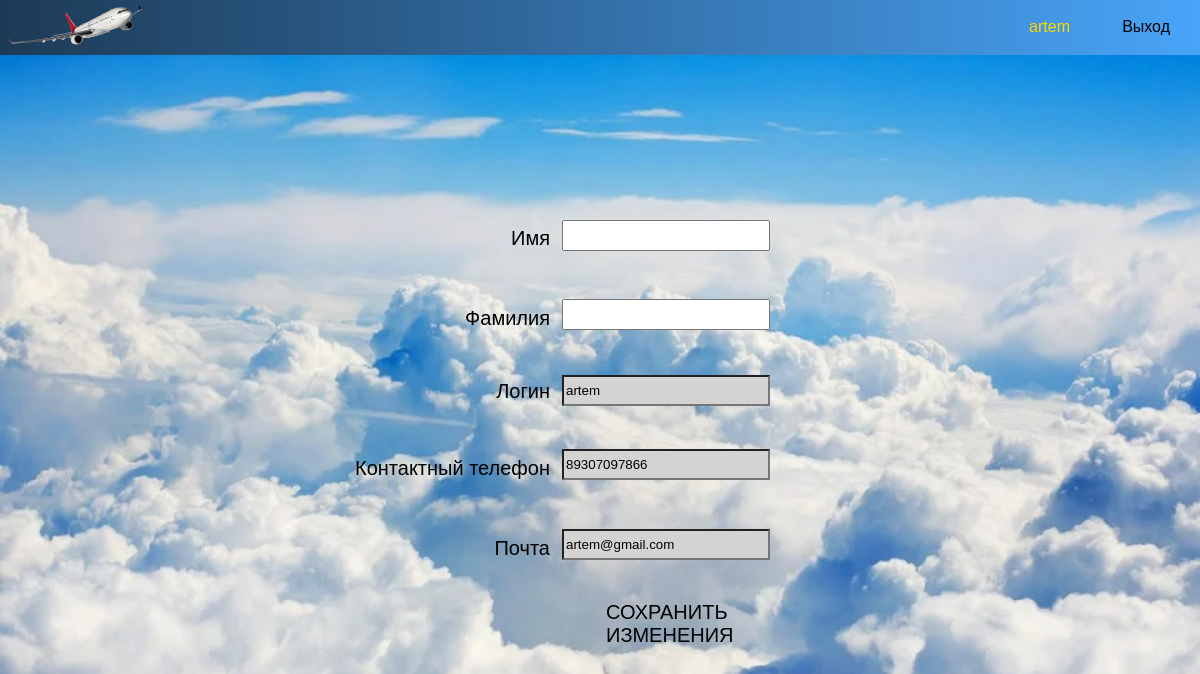
/users/profile/ (signed in), run on the app's committed database.
### users/models.py (models this page shows)
class User(AbstractUser):
    phone = models.DecimalField(max_digits=15, decimal_places=0, default=0)

### users/views.py (the view)
# urls.py: path('users/profile', UsersProfile.as_view(), name='UsersProfile'),
def profile(request):
    if request.method == 'POST':
        form = UserProfile(data=request.POST, instance=request.user)
        if form.is_valid():
            form.save()
            return HttpResponseRedirect(reverse('users:profile'))
    else:
        form = UserProfile(instance=request.user)
    context = {
        'form': form,
        'login': User.objects.all()
    }
    return render(request, 'users/profile.html', context)

### users/forms.py
class UserProfile(UserChangeForm):
    username = forms.CharField(widget=forms.TextInput(attrs={'readonly': True, 'id': 'r_izm_uname'}))
    phone = forms.DecimalField(widget=forms.NumberInput(attrs={'readonly': True, 'id': 'r_izm_tel'}))
    email = forms.CharField(widget=forms.EmailInput(attrs={'readonly': True, 'id': 'r_izm_mail'}))
    first_name = forms.CharField(widget=forms.TextInput(attrs={'id': 'r_name'}))
    last_name = forms.CharField(widget=forms.TextInput(attrs={'id': 'r_sname'}))
    class Meta:
        model = User
        fields = ('first_name', 'last_name', 'username', 'phone', 'email')
    def __init__(self, *args, **kwargs):
        super(UserProfile, self).__init__(*args, **kwargs)
        for field_name, filed in self.fields.items():
            filed.widget.attrs['class'] = 'inp_reg'

### users/templates/users/profile.html (shortened to what this page needs)
{% load static %}
<!DOCTYPE html>
<html lang="en">
<head>
    <link rel="stylesheet" type="text/css" href="{% static 'css/grafa.css' %}">
</head>
<body>
    {% if user.is_authenticated %}
    <div id="profile">
        <form action="{% url 'users:profile' %}" method="post">
            <label id="reg_mail" class="lab_reg" for="{{ form.email.id_for_label }}">Почта</label>
            {{ form.email }}
            <br>
            <label id="reg_name" class="lab_reg" for="{{ form.first_name.id_for_label }}">Имя</label>
            {{ form.first_name }}
            <br>
            <label id="reg_sname" class="lab_reg" for="{{ form.last_name.id_for_label }}">Фамилия</label>
            {{ form.last_name }}
            <br>
            <label id="reg_uname" class="lab_reg" for="{{ form.username.id_for_label }}">Логин</label>
            {{ form.username }}
            <br>
            <label id="reg_tel" class="lab_reg" for="{{ form.phone.id_for_label }}">Контактный телефон</label>
            {{ form.phone }}
            <button id="b_izm">СОХРАНИТЬ ИЗМЕНЕНИЯ</button>
        </form>
    </div>
    {% endif %}
    <div id="box3">
        <a href="{% url 'index' %}">
            <img src="{% static 'content/pngimg.com - plane_PNG101256.png' %}" height="50" width="150" alt="" id="plane">
        </a>
        {% if user.is_authenticated %}
            {% if user.is_superuser %}
                <a href="{% url 'users:profile' %}" id="prof_1" title="Профиль">
                    {{ user.username }}
                </a>
            {% else %}
                <a href="{% url 'users:profile' %}" id="prof_0" title="Профиль">
                    {{ user.username }}
                </a>
            {% endif %}
        <a href="{% url 'users:logout' %}" id="exit" title="выход">
            Выход
        </a>
        {% endif %}
    </div>
</body>
</html>

### static/css/grafa.css (style rules this page uses)
body { background-image: url("nebo.png"); background-attachment: fixed; background-repeat: no-repeat; background-position: center; background-size: cover; font-family:Impact, Haettenschweiler, 'Arial Narrow Bold', sans-serif; margin: 0px; }
#prof_1 { position: absolute; right: 130px; top: 18px; display: inline-block; text-decoration: none; color: gold; }
#exit { position: fixed; right: 30px; top: 18px; display: inline-block; text-decoration: none; color: black; }
#b_izm { position: absolute; height: 40px; width: 120px; bottom: 260px; right: 130px; border-radius: 20px; background:none; border-style: none; font-family: Impact, Haettenschweiler, 'Arial Narrow Bold', sans-serif; font-size: 20px; }
#profile { position: relative; top: 200px; margin-left: auto; margin-right: auto; width: 500px; height: 700px; border-radius: 25px; }
#box3 { position: fixed; top: 0px; width: 100%; height: 55px; background: linear-gradient(to left, rgb(73, 164, 248), rgb(29, 58, 85)); }
.inp_reg { position: absolute; right: 80px; height: 25px; width: 200px; }
#reg_mail { position: absolute; bottom: 340px; }
#reg_tel { position: absolute; bottom: 420px; }
#r_sname { bottom: 570px; }
#reg_sname { position: absolute; bottom: 570px; }
#r_name { top: 20px; }
#reg_name { position: absolute; top: 27px; }
.lab_reg { right: 300px; font-size: 20px; }
#reg_uname { position: absolute; top: 180px; }
#r_izm_uname { background-color: lightgrey; top: 175px; }
#r_izm_tel { background-color: lightgrey; bottom: 420px; }
#r_izm_mail { background-color: lightgrey; bottom: 340px; }

### data on the page
User: email "artem@gmail.com", username "artem", phone "89307097866"
